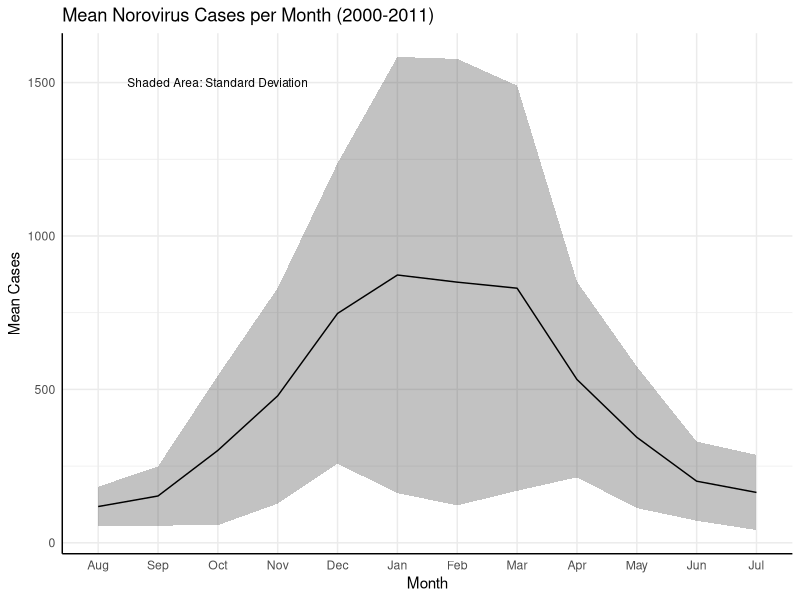
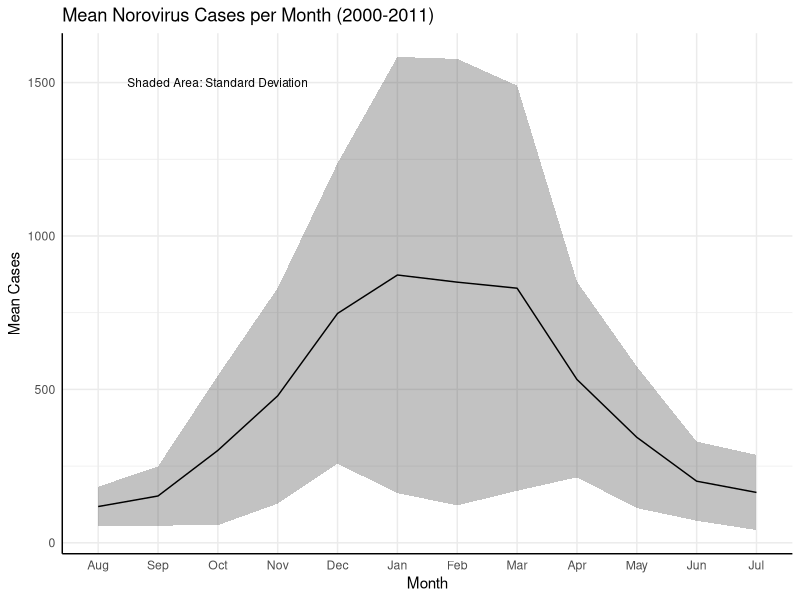

The R script that drew these images, in order:
Noro <- structure(list(Month = structure(c(6L, 7L, 8L, 9L, 10L, 11L, 
12L, 1L, 2L, 3L, 4L, 5L, 6L, 7L, 8L, 9L, 10L, 11L, 12L, 1L, 2L, 
3L, 4L, 5L, 6L, 7L, 8L, 9L, 10L, 11L, 12L, 1L, 2L, 3L, 4L, 5L, 
6L, 7L, 8L, 9L, 10L, 11L, 12L, 1L, 2L, 3L, 4L, 5L, 6L, 7L, 8L, 
9L, 10L, 11L, 12L, 1L, 2L, 3L, 4L, 5L, 6L, 7L, 8L, 9L, 10L, 11L, 
12L, 1L, 2L, 3L, 4L, 5L, 6L, 7L, 8L, 9L, 10L, 11L, 12L, 1L, 2L, 
3L, 4L, 5L, 6L, 7L, 8L, 9L, 10L, 11L, 12L, 1L, 2L, 3L, 4L, 5L, 
6L, 7L, 8L, 9L, 10L, 11L, 12L, 1L, 2L, 3L, 4L, 5L, 6L, 7L, 8L, 
9L, 10L, 11L, 12L, 1L, 2L, 3L, 4L, 5L, 6L, 7L, 8L, 9L, 10L, 11L, 
12L, 1L, 2L, 3L, 4L, 5L, 6L, 7L, 8L, 9L, 10L, 11L, 12L, 1L, 2L, 
3L, 4L, 5L, 6L, 7L, 8L, 9L, 10L, 11L, 12L, 1L, 2L, 3L, 4L, 5L
), .Label = c("Aug", "Sep", "Oct", "Nov", "Dec", "Jan", "Feb", 
"Mar", "Apr", "May", "Jun", "Jul"), class = c("ordered", "factor"
)), Cases = c(200L, 370L, 289L, 277L, 154L, 103L, 72L, 70L, 45L, 
84L, 156L, 102L, 162L, 195L, 343L, 179L, 127L, 69L, 50L, 82L, 
56L, 83L, 132L, 267L, 446L, 103L, 137L, 144L, 276L, 259L, 431L, 
282L, 357L, 820L, 419L, 634L, 464L, 449L, 424L, 357L, 127L, 69L, 
43L, 47L, 72L, 141L, 83L, 51L, 99L, 166L, 386L, 313L, 232L, 205L, 
236L, 73L, 72L, 198L, 451L, 702L, 754L, 449L, 535L, 271L, 164L, 
75L, 28L, 36L, 45L, 79L, 106L, 380L, 585L, 783L, 984L, 469L, 
302L, 217L, 105L, 131L, 120L, 121L, 372L, 422L, 801L, 855L, 699L, 
618L, 278L, 69L, 94L, 124L, 243L, 397L, 774L, 1057L, 1088L, 701L, 
749L, 719L, 354L, 168L, 166L, 96L, 239L, 436L, 756L, 1356L, 1681L, 
1209L, 969L, 562L, 268L, 250L, 183L, 135L, 180L, 338L, 695L, 
1246L, 2626L, 2520L, 2582L, 1091L, 732L, 265L, 133L, 139L, 142L, 
189L, 451L, 906L, 1074L, 1297L, 1578L, 898L, 698L, 481L, 345L, 
179L, 182L, 292L, 497L, 1027L, 1366L, 1946L, 1112L, 1022L, 758L, 
380L, 247L, 142L, 231L, 737L, 1336L, 1568L), Year = c(2000L, 
2000L, 2000L, 2000L, 2000L, 2000L, 2000L, 2000L, 2000L, 2000L, 
2000L, 2000L, 2001L, 2001L, 2001L, 2001L, 2001L, 2001L, 2001L, 
2001L, 2001L, 2001L, 2001L, 2001L, 2002L, 2002L, 2002L, 2002L, 
2002L, 2002L, 2002L, 2002L, 2002L, 2002L, 2002L, 2002L, 2003L, 
2003L, 2003L, 2003L, 2003L, 2003L, 2003L, 2003L, 2003L, 2003L, 
2003L, 2003L, 2004L, 2004L, 2004L, 2004L, 2004L, 2004L, 2004L, 
2004L, 2004L, 2004L, 2004L, 2004L, 2005L, 2005L, 2005L, 2005L, 
2005L, 2005L, 2005L, 2005L, 2005L, 2005L, 2005L, 2005L, 2006L, 
2006L, 2006L, 2006L, 2006L, 2006L, 2006L, 2006L, 2006L, 2006L, 
2006L, 2006L, 2007L, 2007L, 2007L, 2007L, 2007L, 2007L, 2007L, 
2007L, 2007L, 2007L, 2007L, 2007L, 2008L, 2008L, 2008L, 2008L, 
2008L, 2008L, 2008L, 2008L, 2008L, 2008L, 2008L, 2008L, 2009L, 
2009L, 2009L, 2009L, 2009L, 2009L, 2009L, 2009L, 2009L, 2009L, 
2009L, 2009L, 2010L, 2010L, 2010L, 2010L, 2010L, 2010L, 2010L, 
2010L, 2010L, 2010L, 2010L, 2010L, 2011L, 2011L, 2011L, 2011L, 
2011L, 2011L, 2011L, 2011L, 2011L, 2011L, 2011L, 2011L, 2012L, 
2012L, 2012L, 2012L, 2012L, 2012L, 2012L, 2012L, 2012L, 2012L, 
2012L, 2012L), Season = structure(c(1L, 1L, 1L, 1L, 1L, 1L, 1L, 
2L, 2L, 2L, 2L, 2L, 2L, 2L, 2L, 2L, 2L, 2L, 2L, 3L, 3L, 3L, 3L, 
3L, 3L, 3L, 3L, 3L, 3L, 3L, 3L, 4L, 4L, 4L, 4L, 4L, 4L, 4L, 4L, 
4L, 4L, 4L, 4L, 5L, 5L, 5L, 5L, 5L, 5L, 5L, 5L, 5L, 5L, 5L, 5L, 
6L, 6L, 6L, 6L, 6L, 6L, 6L, 6L, 6L, 6L, 6L, 6L, 7L, 7L, 7L, 7L, 
7L, 7L, 7L, 7L, 7L, 7L, 7L, 7L, 8L, 8L, 8L, 8L, 8L, 8L, 8L, 8L, 
8L, 8L, 8L, 8L, 9L, 9L, 9L, 9L, 9L, 9L, 9L, 9L, 9L, 9L, 9L, 9L, 
10L, 10L, 10L, 10L, 10L, 10L, 10L, 10L, 10L, 10L, 10L, 10L, 11L, 
11L, 11L, 11L, 11L, 11L, 11L, 11L, 11L, 11L, 11L, 11L, 12L, 12L, 
12L, 12L, 12L, 12L, 12L, 12L, 12L, 12L, 12L, 12L, 13L, 13L, 13L, 
13L, 13L, 13L, 13L, 13L, 13L, 13L, 13L, 13L, 14L, 14L, 14L, 14L, 
14L), .Label = c("1999/2000", "2000/2001", "2001/2002", "2002/2003", 
"2003/2004", "2004/2005", "2005/2006", "2006/2007", "2007/2008", 
"2008/2009", "2009/2010", "2010/2011", "2011/2012", "2012/2013"
), class = "factor")), .Names = c("Month", "Cases", "Year", "Season"
), row.names = c(NA, -156L), class = "data.frame")

library(ggplot2)
library(plyr)

# Set factor levels for Months - so plot in correct order
Noro$Month <- factor(Noro$Month,levels=c("Aug","Sep","Oct","Nov","Dec","Jan","Feb","Mar","Apr","May","Jun","Jul"),ordered=TRUE)

# Calculate Mean and standard deviation for each Month
NoroAnnual <- ddply(Noro, c("Month"), summarise,mean = mean(Cases),sd= sd(Cases),N = length(Cases),se= sd / sqrt(N))

# Plot Mean case per month
ggplot(NoroAnnual, aes(x=Month, y=mean,group=0)) +  geom_ribbon(aes(ymin=mean-sd,ymax=mean+sd),alpha=0.3) + geom_line() + labs(x="Month", y="Mean Cases", title="Mean Norovirus Cases per Month (2000-2011)") + annotate("text", x=3, y=1500, label="Shaded Area: Standard Deviation",size=rel(3)) + theme_minimal() + theme(axis.line = element_line(size = 0.5, linetype = "solid",colour = "black"))

ggsave(file="NoroM.pdf", width=7, height=5)

# Plot all Seasons Cases
# ggplot(data=Noro,aes(x=Month, y=Cases,group=Season, colour=Season)) + geom_line(size=0.5,alpha=0.5) + geom_smooth(aes(group = 1),size=1)